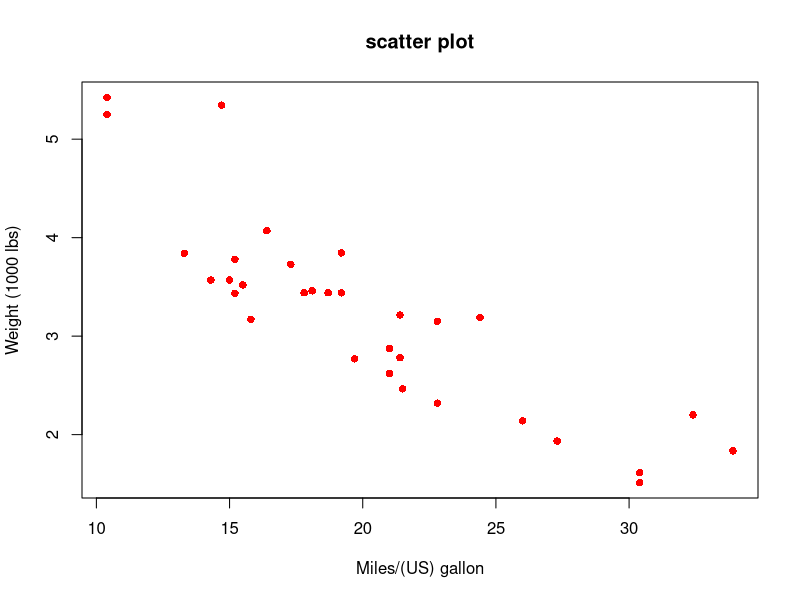
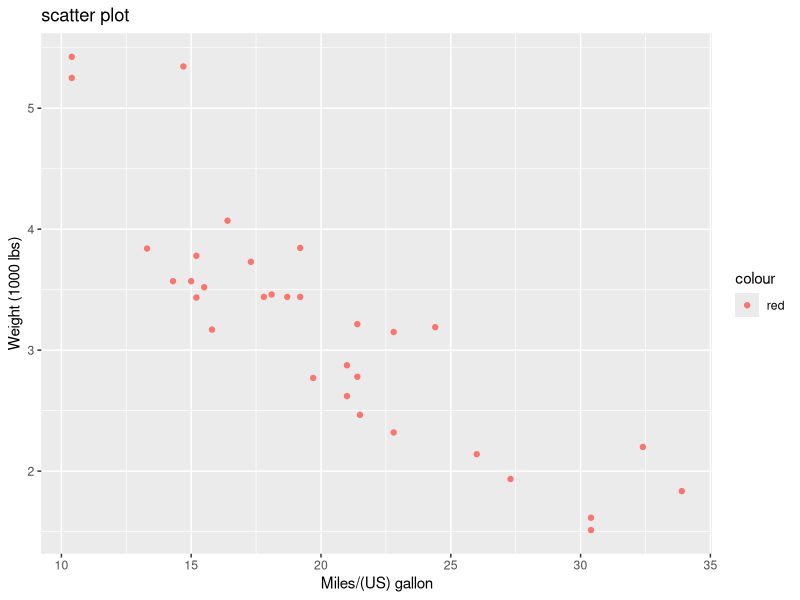
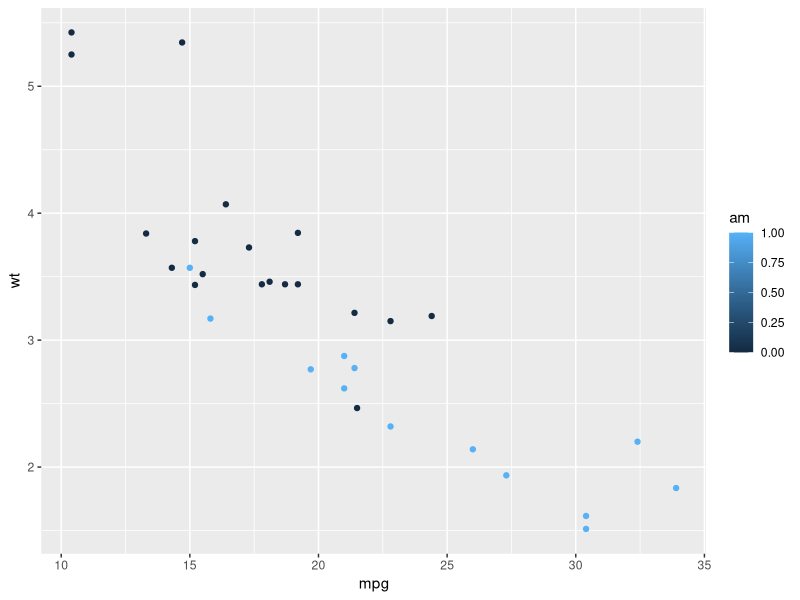
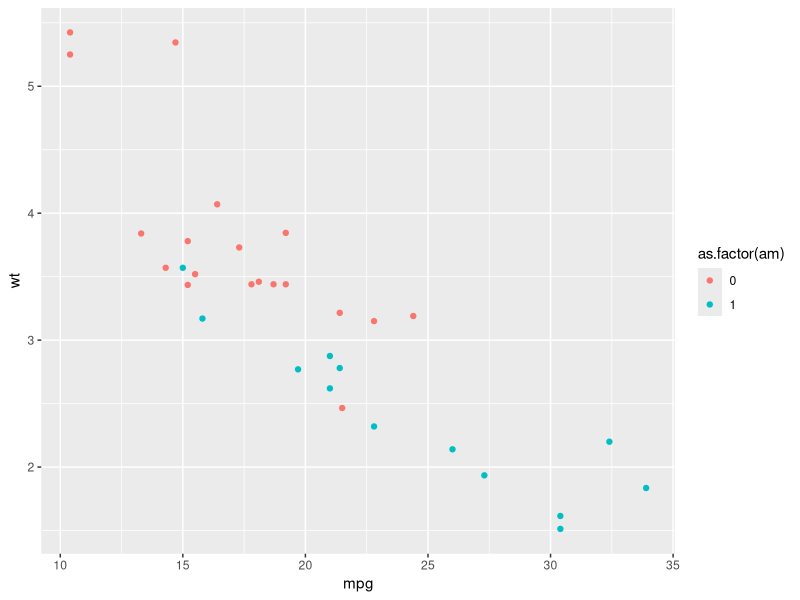

Write the R code that produced these figures, in order.
## ---- chunk 1
data(mtcars)
head(mtcars)
plot(mtcars$mpg, mtcars$wt, main="scatter plot", xlab="Miles/(US) gallon", ylab="Weight (1000 lbs)",pch=16,col="red")
## ---- chunk 2
#g<- ggplot(mtcars, aes(x=mpg,y=wt,col="red"))+ geom_point()
library(ggplot2)
# option 1
ggplot(mtcars, aes(x=mpg,y=wt,col="red"))+ geom_point() + labs(x="Miles/(US) gallon",y="Weight (1000 lbs)",title="scatter plot")

## ---- chunk 3
library(ggplot2)
ggplot(mtcars, aes(x=mpg,y=wt,col=am))+ geom_point()
## ---- chunk 4
library(ggplot2)
ggplot(mtcars, aes(x=mpg,y=wt,col=as.factor(am)))+ geom_point()
